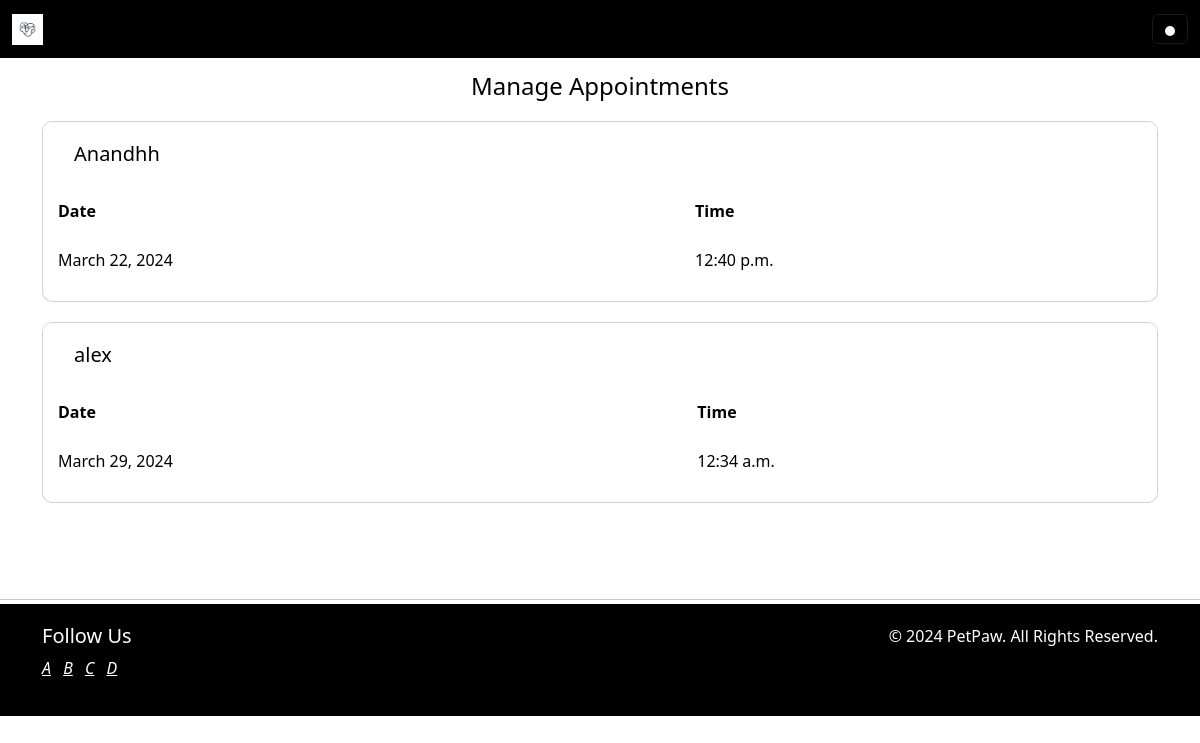
Page /manage_appointments/ (signed in) on the earlier database version.
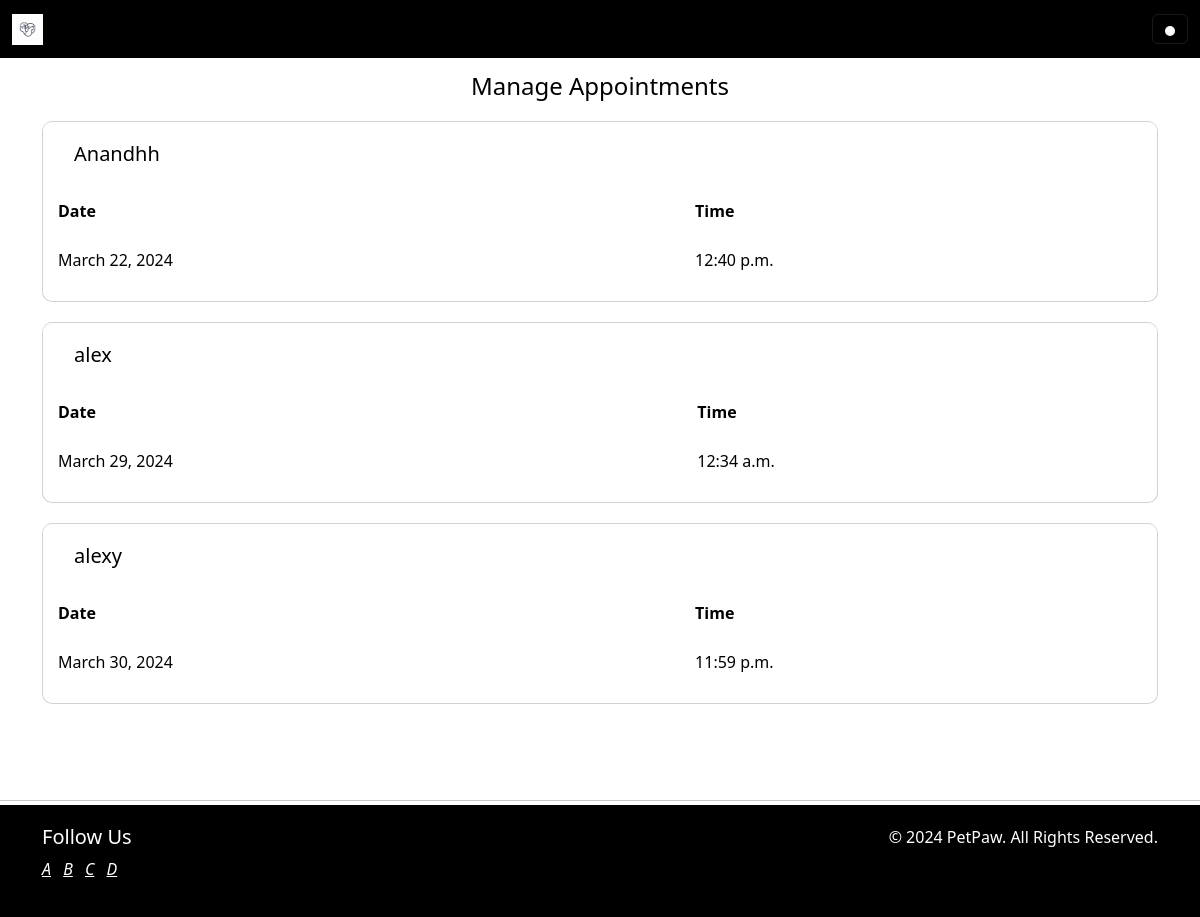
Same page on the later database version.
### pets/models.py (models this page shows, shortened)
class Appointment(models.Model):
    name = models.CharField(max_length=100)
    email = models.EmailField()
    date = models.DateField()
    time = models.TimeField()

### coordinator/views.py (the view)
# urls.py: path('manage_appointments/', views.manage_appointments, name='manage_appointments'),
@coordinator_required
def manage_appointments(request):
    appointments = Appointment.objects.all()
    return render(request, 'manage_appointments.html', {'appointments': appointments})

### templates/manage_appointments.html
{% extends 'base1.html' %}
{% load static %}
{% block content %}
<br>
<br>
<br>
<div class="container" style="color: #ffffff;">
    <h1 style="font-size: 24px; color: #000000; margin-bottom: 20px; text-align: center;">Manage Appointments</h1>
    {% for appointment in appointments %}
    <div class="card" style="border-radius: 10px; box-shadow: 0 2px 4px rgba(255, 255, 255, 0.5); margin-bottom: 20px; background-color: rgba(255, 255, 255, 0.1);">
        <div class="card-header" style="background-color: rgba(255, 255, 255, 0.3); border-bottom: 1px solid rgba(255, 255, 255, 0.5);">
            <h5 class="card-title" style="margin: 0; padding: 12px 15px; color: #000000;">{{ appointment.name }}</h5>
        </div>
        <div class="card-body" style="padding: 0; overflow-x: auto;">
            <table class="table" style="width: 100%; border-collapse: collapse;">
                <thead>
                    <tr>
                        <th style="padding: 12px 15px; text-align: left; border-bottom: 1px solid rgba(255, 255, 255, 0.5); background-color: rgba(255, 255, 255, 0.3);">Date</th>
                        <th style="padding: 12px 15px; text-align: left; border-bottom: 1px solid rgba(255, 255, 255, 0.5); background-color: rgba(255, 255, 255, 0.3);">Time</th>
                    </tr>
                </thead>
                <tbody>
                    <tr style="background-color: rgba(255, 255, 255, 0.2);">
                        <td style="padding: 12px 15px; text-align: left; border-bottom: 1px solid rgba(255, 255, 255, 0.5);">{{ appointment.date }}</td>
                        <td style="padding: 12px 15px; text-align: left; border-bottom: 1px solid rgba(255, 255, 255, 0.5);">{{ appointment.time }}</td>
                    </tr>
                </tbody>
            </table>
        </div>
    </div>
    {% endfor %}
</div>
<br>
<br>
<br>
{% endblock %}

Differences in the rows shown:
added Appointment: name "alexy", date "March 30, 2024", time "11:59 p.m."
